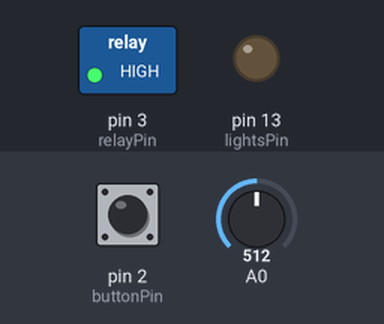
The sketch below on a simulated Arduino Uno, built with avr-gcc and run on an emulated ATmega328P. Shown: switched loads named in the sketch (green lamp = pin HIGH), output pins drawn as LEDs (lit = HIGH). Inputs (shaded band) come from the test bench; at power-on: A0 = 512, pin 2 (buttonPin) LOW.

Above: at 1.2 s.
1.3 s: A0 set to 982
2.8 s: A0 set to 1012
At 3.4 s:
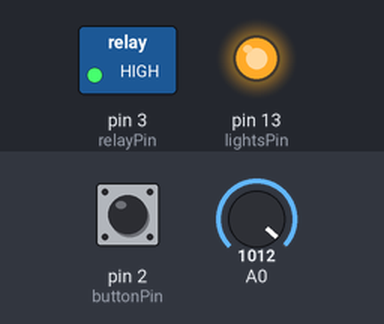
4.3 s: pin 2 (buttonPin) pulled HIGH for 0.15 s
At 5.3 s:
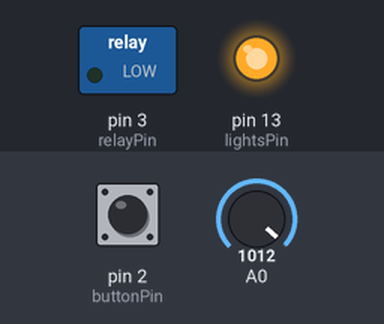
5.9 s: A0 set to 900
At 7.1 s:
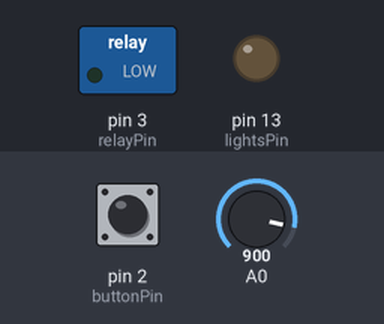
7.4 s: A0 set to 1023
At 8.1 s:
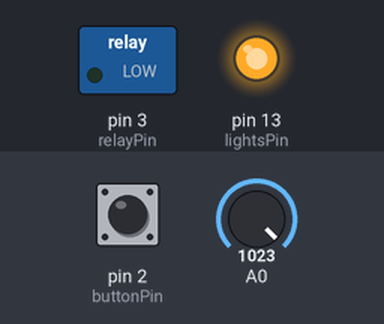
8.9 s: A0 set to 716
At 9.2 s:
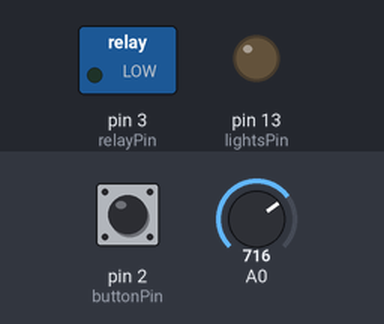
Timing chart, 0 to 11.4 s (numbered marks = the images above; inputs shaded):
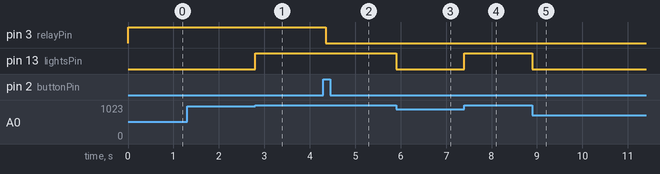

The sketch:

main.ino
```cpp
#include "RelayInOut.h"
#include "LightSensor.h"

// Relay
int buttonPin = 2; // button pin -- Digital 2
int relayPin = 3;  // relay pin -- Digital 3
int relayState = HIGH;
long debounceDelay = 50;

// Light sensor
int lightsPin = 13;
int analogPin = 0;

LightSensor lightSensor(lightsPin, analogPin, 1000, 9600);
RelayInOut relayInOn(buttonPin, relayPin, relayState, debounceDelay);

void setup() {
}

void loop() {
  relayInOn.check();
  lightSensor.read();
}
```

LightSensor.cpp
```cpp
#include "Arduino.h"
#include "LightSensor.h"

LightSensor::LightSensor(int pin, int analogPin, int offset, int speed)
{
  _lightPin = pin;
  _analogPin = analogPin;
  _offset = offset;
  pinMode(_lightPin, OUTPUT);
  digitalWrite(_lightPin, LOW);
  Serial.begin(speed);
}

void LightSensor::read()
{
  _lightLevelValue = analogRead(_analogPin);
  Serial.println(_lightLevelValue);
  if(_lightLevelValue<_offset)
  {
    digitalWrite(_lightPin,LOW);
  }else{
    digitalWrite(_lightPin,HIGH);
  }
  delay(10);
}
```

LightSensor.h
```cpp
#ifndef LIGHT_SENSOR_H
#define LIGHT_SENSOR_H

#include "Arduino.h"

class LightSensor
{
  public:
    LightSensor(int pin, int analogPin, int offset, int serialSpeed);
    void read();

  private:
    int _lightPin;
    int _analogPin;
    int _offset;
    int _serialSpeed;
    int _lightLevelValue;
};

#endif
```

RelayInOut.cpp
```cpp
#include "RelayInOut.h"

RelayInOut::RelayInOut(int inPin, int outPin, int relayInitState, long debounceDelay)
{
  pinMode(inPin, INPUT);
  pinMode(outPin, OUTPUT);
  digitalWrite(outPin, relayInitState);
  _relayState = relayInitState;
  _inPin = inPin;
  _outPin = outPin;
  _debounceDelay = debounceDelay;
  _lastDebounceTime = 0;
  _lastButtonState = LOW;
}

void RelayInOut::check()
{
  // read the state of the switch into a local variable:
  int reading = digitalRead(_inPin);

  // check to see if you just pressed the button
  // (i.e. the input went from LOW to HIGH),  and you've waited
  // long enough since the last press to ignore any noise:

  // If the switch changed, due to noise or pressing:
  if (reading != _lastButtonState) {
    _lastDebounceTime = millis();
  }

  if ((millis() - _lastDebounceTime) > _debounceDelay) {
    // whatever the reading is at, it's been there for longer
    // than the debounce delay, so take it as the actual current state:

    // if the button state has changed:
    if (reading != _buttonState) {
      _buttonState = reading;

      // only toggle the Relay if the new button state is HIGH
      if (_buttonState == HIGH) {
        _relayState = !_relayState;
      }
    }
  }

  // set the relay:
  digitalWrite(_outPin, _relayState);

  // save the reading.  Next time through the loop,
  // it'll be the lastButtonState:
  _lastButtonState = reading;

}
```

RelayInOut.h
```cpp
#ifndef RELAY_IN_OUT_H
#define RELAY_IN_OUT_H

#include "Arduino.h"

class RelayInOut {

  public:
    RelayInOut(int inPin, int outPin, int relayInitState, long debounceDelay);
    void check();

  private:
    int _inPin;
    int _outPin;
    int _relayState;
    int _lastButtonState;
    long _debounceDelay;
    long _lastDebounceTime;
    int _buttonState;

};

#endif
```

Measured:
- the behaviour switches between 999 and 1000 on A0 (found by bisection; images 0 and 1)
- after the input at 1.3 s, every drawn part: stays the same
- after the input at 2.8 s, pin 13 (lightsPin): LOW → HIGH at once
- after the input at 4.3 s, pin 3 (relayPin): HIGH → LOW after 0.05 s
- after the input at 5.9 s, pin 13 (lightsPin): HIGH → LOW at once
- after the input at 7.4 s, pin 13 (lightsPin): LOW → HIGH at once
- after the input at 8.9 s, pin 13 (lightsPin): HIGH → LOW at once
